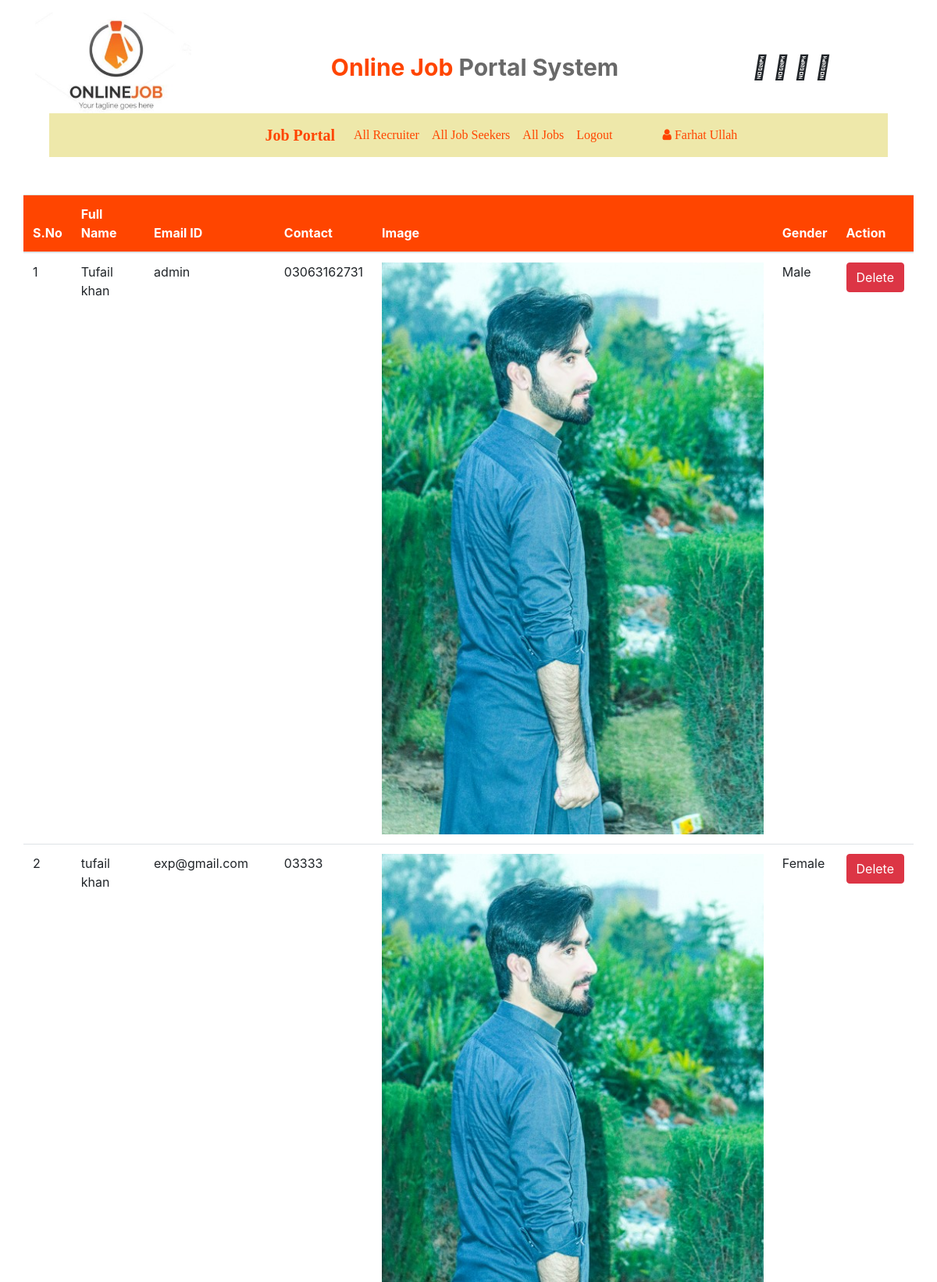
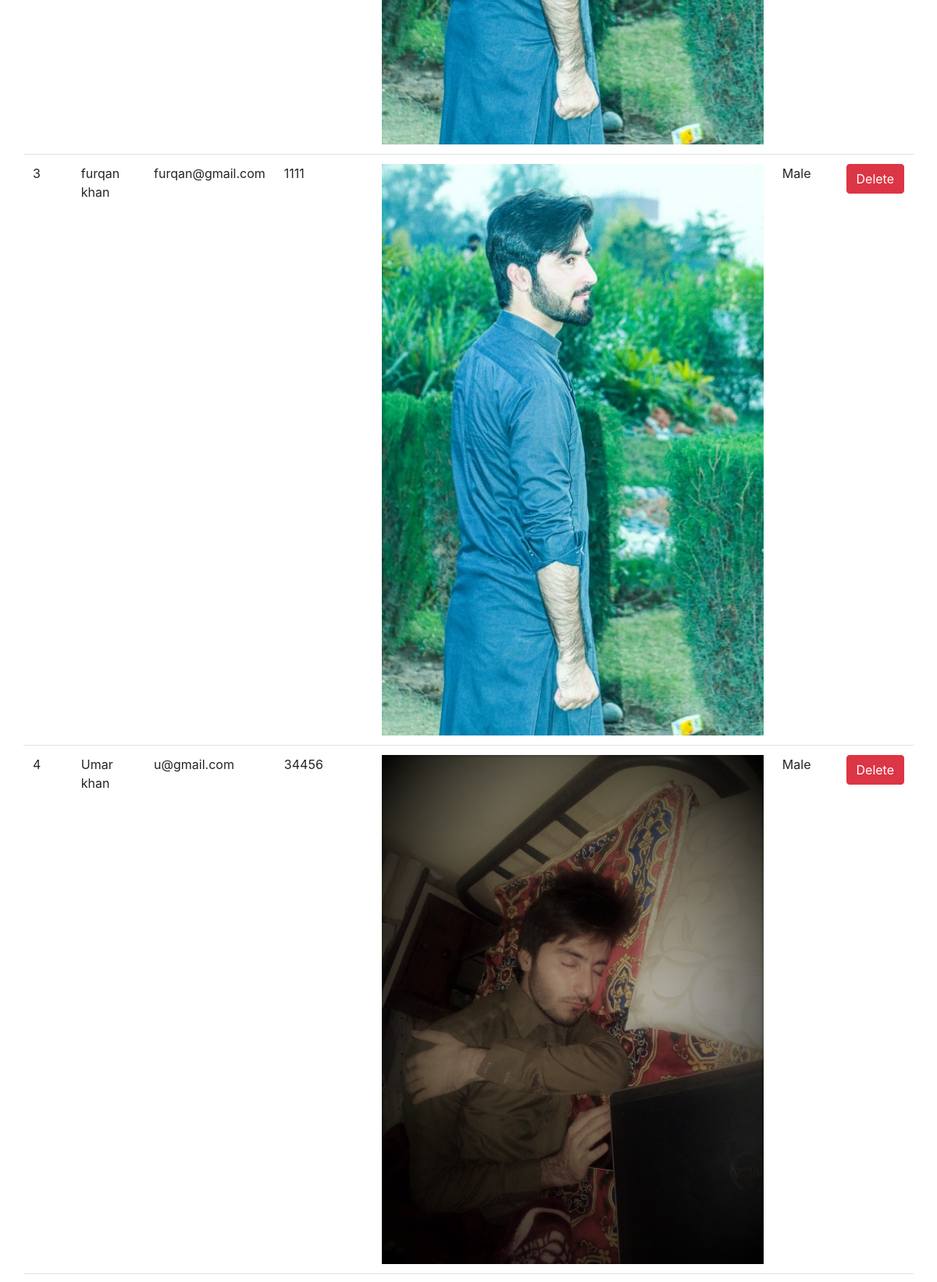
Page /all_users/ (signed in, upper part) on the committed database (2 pictures, top to bottom).
### job/models.py (models this page shows, shortened)
class StudentUser(models.Model):
    user=models.ForeignKey(User, on_delete=models.CASCADE)
    mobile=models.CharField(max_length=15,null=True)
    image=models.FileField(null=True)
    gender=models.CharField(max_length=15,null=True)
    typ=models.CharField(max_length=20,null=True)

### job/views.py (the view)
# urls.py: path('all_users/',view_users,name='view_users'),
def view_users(request):
    if not request.user.is_authenticated:
        return redirect('admin_login')
    allusers=StudentUser.objects.all()
    d={'d':allusers}
    return render(request,'view_users.html',d)

### job/templates/view_users.html (shortened to what this page needs)
{% load static %}
{% block body %}
{% include 'admin_navigation.html' %}
    <table id="example" class="table table-hover display container mt-5" >
        <thead>
            <tr style="background-color: orangered; color: white;">
                <th>S.No</th>
                <th>Full Name</th>
                <th>Email ID</th>
                <th>Contact</th>
                <th>Image</th>
                <th>Gender</th>
                <th>Action</th>
            </tr>
        </thead>
        <tbody>
            {% for i in d %}
            <tr>
                <td>{{forloop.counter}}</td>
                <td>{{i.user.first_name}} {{i.user.last_name}}</td>
                <td>{{i.user.username}}</td>
                <td>{{i.mobile}}</td>
                <td><img src="{{i.image.url}}"></td>
                <td>{{i.gender}}</td>
                <td><a href="{% url 'delete_user' i.id %}" class="btn btn-danger" onclick="return confirm('Are You Sure?)">Delete</a></td>
            </tr>
            {% endfor %}
        </tbody>
    </table>
{% endblock body %}

### job/templates/admin_navigation.html (shortened to what this page needs)
<!DOCTYPE html>
{% load static %}
<html lang="en">
<head>
    <link rel="stylesheet" href="{% static 'style.css' %}">
    <link rel="stylesheet" href="https://stackpath.bootstrapcdn.com/bootstrap/4.4.1/css/bootstrap.min.css">
    <link rel="stylesheet" href="https://cdnjs.cloudflare.com/ajax/libs/font-awesome/4.7.0/css/font-awesome.min.css">
</head>
</head>
<body>
    <div class="container">
        <div class="row mt-3">
            <div class="col-sm-3">
                <img src="{% static 'images/logo.jpg' %}" style="width: 200px;">
            </div>
            <div class="col-sm-6 mt-5 text-center">
                <span style="font-weight: bold; font-size: 30px;" class="ml-3" >
                    <span style="color:orangered" >Online Job</span>
                    <span style="color: #696969">Portal System</span>
                </span>
            </div>
            <div class="col-sm-3 mt-5">
                <span style="font-weight: bold; font-size: 30px;padding-left: 25%;">
                    <span><i class="fab fa-facebook"></i></i></span>
                    <span><i class="fab fa-twitter"></i></span>
                    <span><i class="fab fa-instagram"></i></span>
                    <span><i class="fab fa-linkedin"></i></span>
                </span>
            </div>
        </div>
    </div>
<div class="container-fluid">
<nav class=" navbar navbar-expand-sm navigation mx-5" style="background-color: #EEE8AA;">
    <a href="" class="navbar-brand  font-weight-bold" style="color: #FF4500;margin-left: 25%;">Job Portal</a>
    <ul class="navbar-nav">
        <li class="nav-item">
            <a class="nav-link" href="{% url 'recruiter_list' %}">All Recruiter</a>
        </li>
        <li class="nav-item">
            <a class="nav-link" href="{% url 'view_users' %}">All Job Seekers</a>
        </li>
        <li class="nav-item">
            <a class="nav-link" href="{% url 'alljobs' %}">All Jobs</a>
        </li>
        <li class="nav-item">
            <a class="nav-link" href="{% url 'user_logout' %}">Logout</a>
        </li>
        <li class="nav-item ml-5">
            <a class="nav-link text-capitalize" href="{% url 'index' %}"><i class="fa fa-user" aria-hidden="true"></i> {{request.user.first_name}} {{request.user.last_name}}</a>
        </li>
    </ul>
</nav>
</div>
<link rel="stylesheet" href="https://cdn.datatables.net/1.10.24/css/jquery.dataTables.min.css">
<link rel="stylesheet" href="https://cdn.datatables.net/buttons/1.7.0/css/buttons.dataTables.min.css">
</body>
</html>

### job/static/style.css (style rules this page uses)
html { font-family: 'Montserrat', sans-serif; }
body { font-family: 'Montserrat', sans-serif; }
html { font-family: 'Montserrat', sans-serif; scroll-behavior: smooth; }
.navigation { font-family: cursive; }
.nav-link { color: orangered; }
img { height: 100%; width: 100%; object-fit: cover; }

### rows in the picture
StudentUser: user.first_name "Tufail", user.last_name "khan", user.username "admin", mobile "03063162731", image (picture), gender "Male"
StudentUser: user.first_name "tufail", user.last_name "khan", user.username "exp@gmail.com", mobile "03333", image (picture), gender "Female"
StudentUser: user.first_name "furqan", user.last_name "khan", user.username "furqan@gmail.com", mobile "1111", image (picture), gender "Male"
StudentUser: user.first_name "Umar", user.last_name "khan", user.username "u@gmail.com", mobile "34456", image (picture), gender "Male"

### other values in the picture
{{ request.user.first_name }} "Farhat"
{{ request.user.last_name }} "Ullah"
